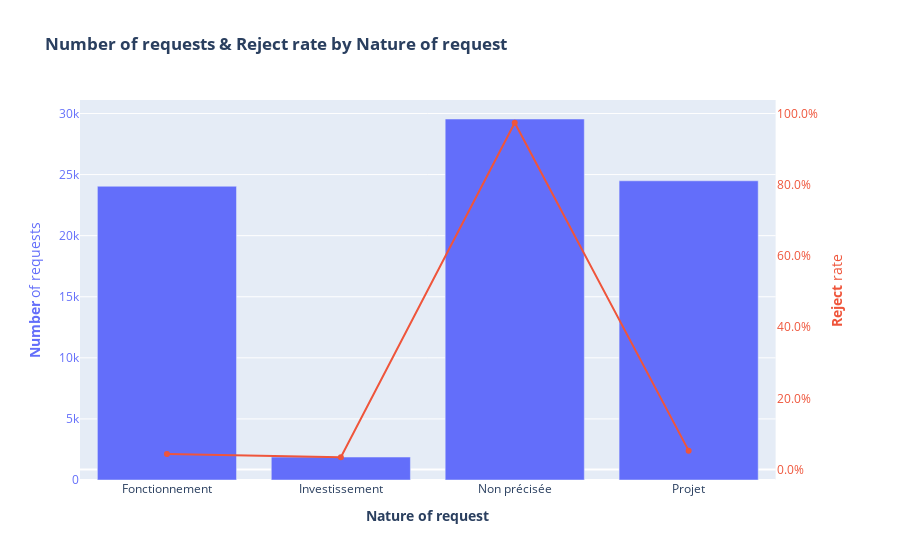

The cell this chart's notebook holds for it:
### Code cell
# BY NATURE: NUMBER OF REQUESTS & REJECT RATE

# Create figure with secondary y-axis
fig = make_subplots(specs=[[{"secondary_y": True}]])

# Dataframes
gb = data.groupby('nature_subvention').agg(nb_dossiers = ('numero_dossier', 'count'))
ct = pd.crosstab(data.nature_subvention, data.subsidy_granted_bool, normalize='index').reindex(gb.index)

# Add traces
fig.add_trace(
    go.Bar(x=gb.index, y=gb.nb_dossiers, name='Number of requests'),
    secondary_y=False,
)

fig.add_trace(
    go.Scatter(x=ct.index, y=ct[False], name='Reject rate'),
    secondary_y=True,
)

# Layout
fig.update_layout(
    title_text='<b>Number of requests & Reject rate by Nature</b>',
    showlegend = False,
    hovermode='x unified',
)

# Set x-axis title
fig.update_xaxes(title_text='<b>Nature</b>')

# Set y-axes titles
fig.update_yaxes(title_text='<b>Number</b> of requests', color = '#636EFA', secondary_y=False)
fig.update_yaxes(title_text='<b>Reject</b> rate', color='#EF553B', showgrid = False, tickformat = '.1%', secondary_y=True)

fig.show()

### Figure 1 — Plotly figure (JSON) as saved in the notebook; plotly's stock layout.template omitted (floating-point values rounded to 4 significant figures)
{"data": [{"name": "Number of requests", "type": "bar", "x": ["Fonctionnement", "Investissement", "Non précisée", "Projet"], "xaxis": "x", "y": [24044, 1878, 29549, 24490], "yaxis": "y"}, {"name": "Reject rate", "type": "scatter", "x": ["Fonctionnement", "Investissement", "Non précisée", "Projet"], "xaxis": "x", "y": [0.04404, 0.03461, 0.9735, 0.05312], "yaxis": "y2"}], "layout": {"hovermode": "x unified", "showlegend": false, "title": {"text": "<b>Number of requests & Reject rate by Nature of request</b>"}, "xaxis": {"anchor": "y", "domain": [0, 0.94], "title": {"text": "<b>Nature of request</b>"}}, "yaxis": {"anchor": "x", "color": "#636EFA", "domain": [0, 1], "title": {"text": "<b>Number</b> of requests"}}, "yaxis2": {"anchor": "x", "color": "#EF553B", "overlaying": "y", "showgrid": false, "side": "right", "tickformat": ".1%", "title": {"text": "<b>Reject</b> rate"}}}}
